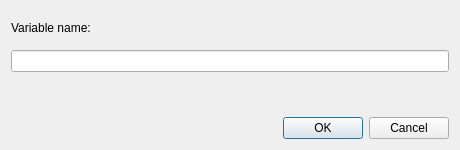
<?xml version="1.0" encoding="UTF-8"?>
<ui version="4.0">
 <class>RenameVar</class>
 <widget class="QDialog" name="RenameVar">
  <property name="geometry"><rect><x>0</x><y>0</y><width>460</width><height>150</height></rect></property>
  <property name="windowTitle"><string>Rename variable</string></property>
  <layout class="QVBoxLayout" name="renameVarLayout">
   <item>
    <widget class="QLabel" name="renameVarLabel"><property name="text"><string>Variable name:</string></property></widget>
   </item>
   <item>
    <widget class="QLineEdit" name="renameVarName">
     <property name="minimumSize"><size><width>360</width><height>0</height></size></property>
    </widget>
   </item>
   <item>
    <widget class="QLabel" name="renameVarNote">
     <property name="wordWrap"><bool>true</bool></property>
    </widget>
   </item>
   <item>
    <widget class="QDialogButtonBox" name="buttonBox">
     <property name="standardButtons"><set>QDialogButtonBox::Cancel|QDialogButtonBox::Ok</set></property>
    </widget>
   </item>
  </layout>
 </widget>
 <resources/>
 <connections/>
</ui>
